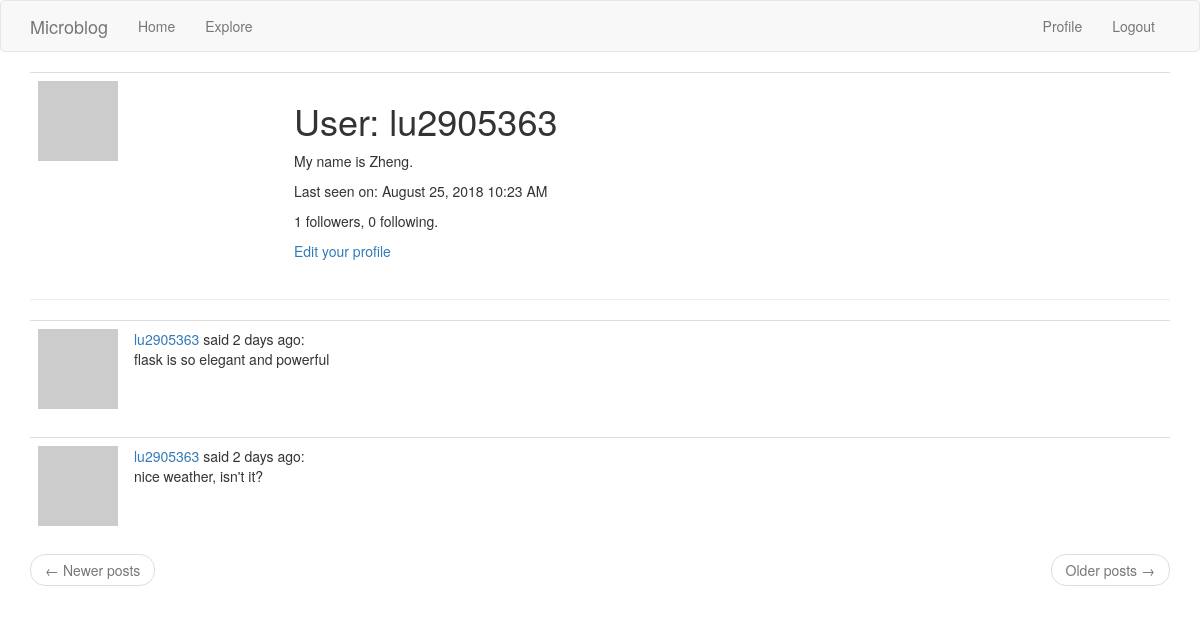
Page /user/lu2905363 (signed in) on the committed database.
### app/models.py (models this page shows, shortened)
class User(UserMixin, db.Model):
    id = db.Column(db.Integer, primary_key=True)
    username = db.Column(db.String(64), index=True, unique=True)
    email = db.Column(db.String(120), index=True, unique=True)
    password_hash = db.Column(db.String(128))
    posts = db.relationship('Post', backref='author', lazy='dynamic')
    about_me = db.Column(db.String(140))
    last_seen = db.Column(db.DateTime, default=datetime.utcnow())
    followed = db.relationship(
        'User', secondary=followers,  # right side entity of the relationship; configuring the association table
        primaryjoin=(followers.c.follower_id == id),
        secondaryjoin=(followers.c.followed_id == id),
        backref=db.backref('followers', lazy='dynamic'), lazy='dynamic')
    def avatar(self, size):
        digest = md5(self.email.lower().encode('utf-8')).hexdigest()
        return 'https://www.gravatar.com/avatar/{}?d=identicon&s={}'.format(
            digest, size)

class Post(db.Model):
    id = db.Column(db.Integer, primary_key=True)
    body = db.Column(db.String(140))
    timestamp = db.Column(db.DateTime, index=True, default=datetime.utcnow())
    user_id = db.Column(db.Integer, db.ForeignKey('user.id'))

### app/main/routes.py (the view)
@bp.route('/user/<username>')
@login_required
def user(username):
    user = User.query.filter_by(username=username).first_or_404()
    page = request.args.get('page', 1, type=int)
    posts = user.posts.order_by(Post.timestamp.desc()).paginate(page, current_app.config['POST_PER_PAGE'], False)
    next_url = url_for('main.user', username=user.username, page=posts.next_num) if posts.has_next else None
    prev_url = url_for('main.user', username=user.username, page=posts.prev_num) if posts.has_prev else None
    return render_template('user.html', user=user, posts=posts.items, next_url=next_url, prev_url=prev_url)

### app/main/routes.py (called while the page is built)
@bp.before_request
def before_request():
    if current_user.is_authenticated:
        current_user.last_seen = datetime.utcnow()
        db.session.commit()

### app/models.py (called while the page is built)
@login.user_loader
def load_user(id):
    return User.query.get(int(id))

### app/templates/user.html
{% extends "base.html" %}
{% block app_content %}
    <table class="table table-hover">
        <tr valign="top">
            <td width="256px"><img src="{{ user.avatar(256) }}"></td>
            <td>
                <h1>User: {{ user.username }}</h1>
                {% if user.about_me %}<p>{{ user.about_me }}</p>{% endif %}
                {% if user.last_seen %}<p>Last seen on: {{ moment(user.last_seen).format('LLL')}}</p>{% endif %}
                <p>{{ user.followers.count() }} followers, {{ user.followed.count() }} following.</p>
                {% if current_user == user %}
                <p><a href="{{ url_for('main.edit_profile') }}">Edit your profile</a></p>
                {% elif not current_user.is_following(user) %}
                <p><a href="{{ url_for('main.follow', username=user.username) }}">Follow</a></p>
                {% else %}
                <p><a href="{{ url_for('main.unfollow', username=user.username) }}">Unfollow</a></p>
                {% endif %}
            </td>
        </tr>
    </table>
    <hr>
    {% for post in posts %}
        {% include '_post.html' %}
    {% endfor %}
     <nav aria-label="...">
        <ul class="pager">
            <li class="previous{% if not prev_url %} disabled{% endif %}">
                <a href="{{ prev_url or '#' }}">
                    <span aria-hidden="true">&larr;</span> Newer posts
                </a>
            </li>
            <li class="next{% if not next_url %} disabled{% endif %}">
                <a href="{{ next_url or '#' }}">
                    Older posts <span aria-hidden="true">&rarr;</span>
                </a>
            </li>
        </ul>
    </nav>
{% endblock %}

### app/templates/_post.html
    <table class="table table-hover">
        <tr>
            <td width="70px"><img src="{{ post.author.avatar(70) }}"></td>
            <td>
                <a href="{{ url_for('main.user', username=post.author.username) }}">
                    {{ post.author.username }}
                </a>said {{ moment(post.timestamp).fromNow()}}:<br>
                {{ post.body }}
            </td>
        </tr>
    </table>

### rows in the picture
User: username "lu2905363", about_me "My name is Zheng.", last_seen "August 25, 2018 10:23 AM"
Post: author.username "lu2905363", timestamp "2 days ago", body "flask is so elegant and powerful"
Post: author.username "lu2905363", timestamp "2 days ago", body "nice weather, isn't it?"

### other values in the picture
{{ user.followers.count() }} "1"
{{ user.followed.count() }} "0"
